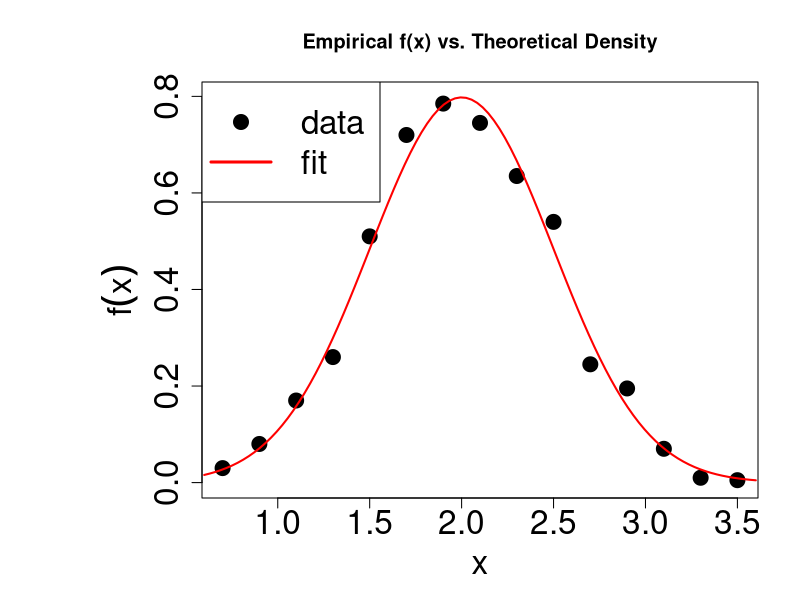

Generate this figure with R:
# Task 1: Generate (n=10^3) random numbers from the normal distribution with the mean (m=2) and the standard deviation (s=0.5) ((n), (m), (s) should be global variables which value can be modified in the script).
print("Task 1: Generating random numbers from the normal distribution")
n = 10^3
m = 2
s = 0.5
random_numbers = rnorm(n, mean = m, sd = s)

# Task 2: Then use the generated data to create a histogram and assign it to a new variable.
print("Task 2: Creating histogram of generated random numbers")
histogram_data = hist(random_numbers, plot = FALSE, breaks = 20)
print(histogram_data)

# Task 3: Make a scatter plot (discrete) of the empirical probability density function (this density can be obtained from the histogram object).
print("Task 3: Creating scatter plot of empirical probability density function")

x_theoretical = seq(min(histogram_data$breaks), max(histogram_data$breaks), length.out = 100)
y_theoretical = dnorm(x_theoretical, mean = m, sd = s)
max_y = max(histogram_data$density, y_theoretical)

###############
# Task 6 (1/2): Save the plot to the png file.
# Open the PNG device before plotting
print("Task 6 (1/2): Opening PNG device to save the plot")
png("empirical_vs_theoretical_density.png", width = 1920, height = 1080, res = 100)
###############

par(mar = c(5.1, 10.1, 4.1, 2.1))
plot(
  x = histogram_data$mids,
  y = histogram_data$density,
  xlab = "",
  ylab = "",
  main = "",
  ylim = c(0, max_y),
  pch = 19,
  col = "black",
  cex = 2,
  cex.axis = 2
)

# Task 4: Add a second series to the plot (a red line), which shows the precise (theoretical) values of probability density function of the normal distribution for the given parameters (m) and (s).
print("Task 4: Adding theoretical probability density function to the plot")
lines(
  x = x_theoretical,
  y = y_theoretical,
  col = "red",
  lwd = 2
)

# Task 5:  Rename the axis labels and add the legend according to the figure below. Make sure the red line does not extend from the chart (use ylim parameters and the max() function).
print("Task 5: Adding labels and legend to the plot")

title(
  main = "Empirical f(x) vs. Theoretical Density",
  xlab = "x",
  ylab = expression(f(x)),
  cex.lab = 2
)

legend(
  "topleft",
  legend = c("data", "fit"),
  col = c("black", "red"),
  pch = c(19, NA),
  lty = c(NA, 1),
  lwd = c(NA, 3),
  cex = 2
)

###############
# Task 6 (2/2): Close the file device.
dev.off()
print("Task 6 (2/2): Plot saved to file")
###############
